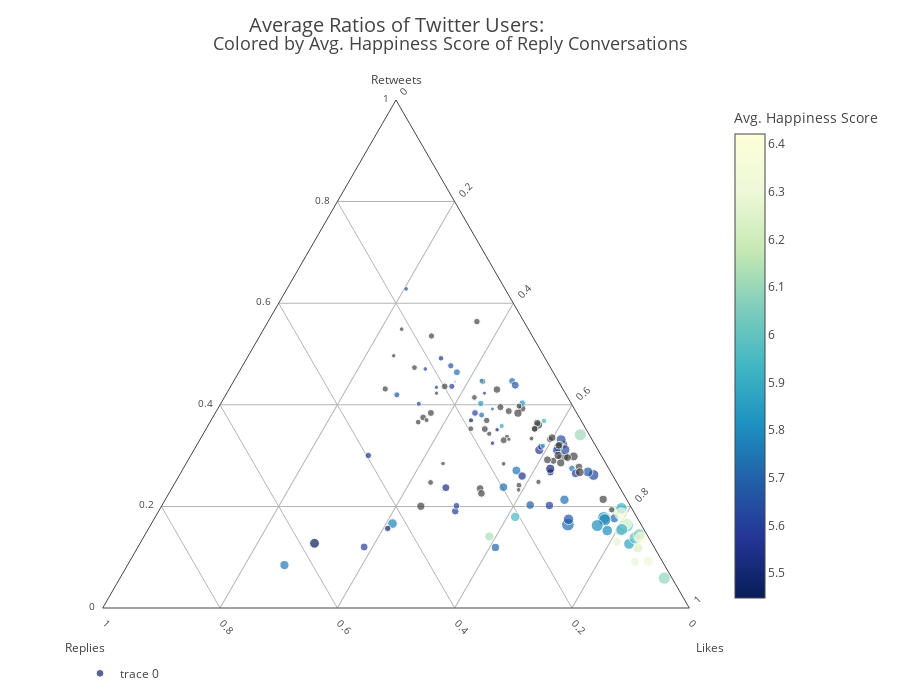

The notebook cell saved with this chart:
### Code cell
def makeAxis(title, tickangle): 
    return {
      'title': title,
      'titlefont': { 'size': 12 },
      'tickangle': tickangle,
      'tickfont': { 'size': 10 },
      'tickcolor': 'rgba(0,0,0,0)',
      'ticklen': 5,
      'showline': True,
      'showgrid': True
    }

layout = {
    'title':'Colored by Avg. Happiness Score of Reply Conversations',
    'titlefont': { 'size': 18 },
    'autosize':False,
    'width':900,
    'height':700,
    'ternary': {
        'sum': 1,
        'aaxis': makeAxis('Retweets', 0),
        'baxis': makeAxis('<br>Replies  ', 45),
        'caxis': makeAxis('<br>  Likes', -45)
    },
    'legend':{'orientation':'h'},
    'showlegend':False,
    'annotations': [{
      'showarrow': False,
      'text': 'Average Ratios of Twitter Users:',
        'x': .5,
        'y': 1.18,
        'font': { 'size': 20 }
    }]
}
fig = {'data': data, 'layout': layout}
#py.plotly.image.save_as(fig,'Figs/{}-ratio-happiness.jpeg'.format(screenname))
py.offline.iplot(fig)

### Figure 1 — Plotly figure (JSON) as saved in the notebook; plotly's stock layout.template omitted (floating-point values rounded to 4 significant figures; data arrays with more than 128 entries replaced by an {"elided": "..."} marker saying what was removed)
{"data": [{"a": {"elided": "138 float values"}, "b": {"elided": "138 float values"}, "c": {"elided": "138 float values"}, "marker": {"cmax": null, "cmin": null, "color": {"elided": "138 float values"}, "colorbar": {"title": "Avg. Happiness Score"}, "colorscale": "YlGnBu", "showscale": true, "size": {"elided": "138 float values"}}, "mode": "markers", "name": [], "text": {"elided": "138 str values"}, "type": "scatterternary"}], "layout": {"annotations": [{"font": {"size": 20}, "showarrow": false, "text": "Average Ratios of Twitter Users:", "x": 0.5, "y": 1.18}], "autosize": false, "height": 700, "legend": {"orientation": "h"}, "showlegend": true, "ternary": {"aaxis": {"showgrid": true, "showline": true, "tickangle": 0, "tickcolor": "rgba(0,0,0,0)", "tickfont": {"size": 10}, "ticklen": 5, "title": "Retweets", "titlefont": {"size": 12}}, "baxis": {"showgrid": true, "showline": true, "tickangle": 45, "tickcolor": "rgba(0,0,0,0)", "tickfont": {"size": 10}, "ticklen": 5, "title": "<br>Replies  ", "titlefont": {"size": 12}}, "caxis": {"showgrid": true, "showline": true, "tickangle": -45, "tickcolor": "rgba(0,0,0,0)", "tickfont": {"size": 10}, "ticklen": 5, "title": "<br>  Likes", "titlefont": {"size": 12}}, "sum": 1}, "title": "Colored by Avg. Happiness Score of Reply Conversations", "titlefont": {"size": 18}, "width": 900}}
